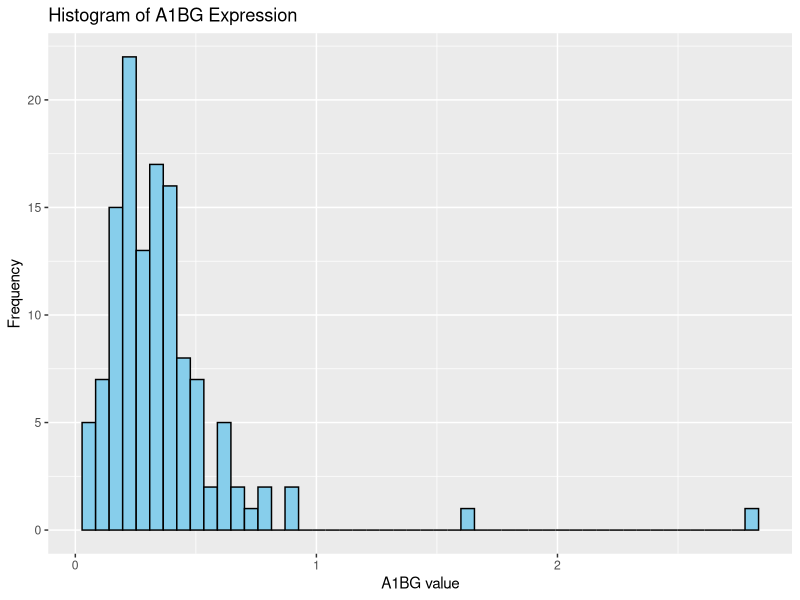
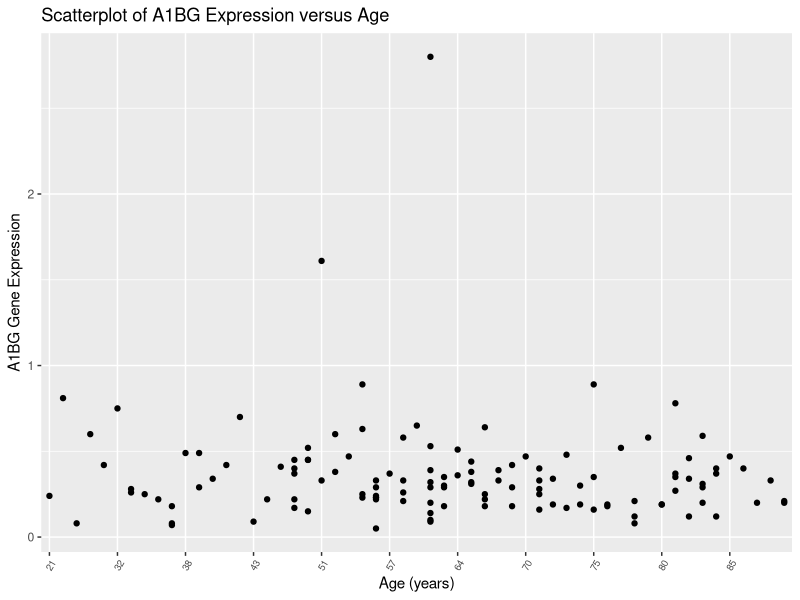
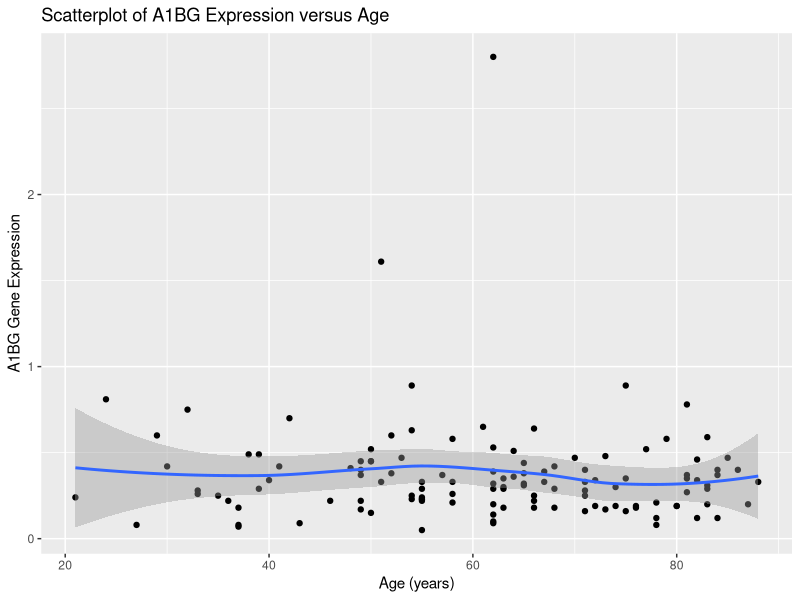
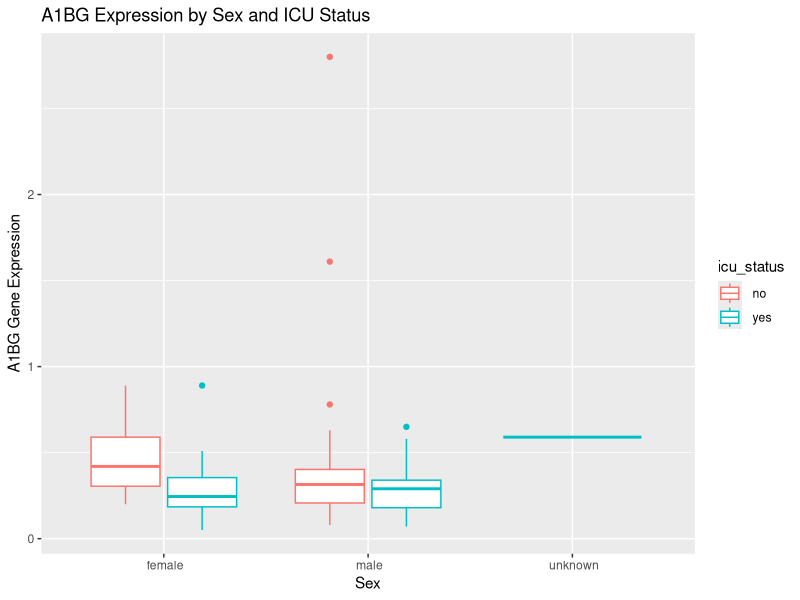

Recreate these plots in R, in order.
## ---- chunk 1
knitr::opts_chunk$set(echo = TRUE)
library(tidyverse)
library(dplyr)
## ---- chunk 2
#Load gene expression data
gene_data <- read.csv(file = "QBS103_GSE157103_genes.csv",row.names=1)
dim(gene_data)
str(gene_data)

#Load metadata for participants
series <- read.csv(file = "QBS103_GSE157103_series_matrix-1.csv")
dim(series)
str(series)

rownames(gene_data)[1]
#1.
#Histogram of gene expression
#Select the first gene (A1BG) for analysis and convert to numeric vector
new_gene <- gene_data[1, ]

#Plot histogram for A1BG expression values across all participants
ggplot(data.frame(value=as.numeric(new_gene)), aes(x = value)) +
  geom_histogram(bins = 50, color = "black", fill = "skyblue") +
  labs(title = "Histogram of A1BG Expression",
       x = "A1BG value",
       y = "Frequency")

#2.
#Scatterplot of gene expression vs age
#Pivot gene expression row into long format for merging
gene_line1 <- new_gene %>% 
  pivot_longer(cols = everything(),names_to = "participant_id",values_to = "A1BG_value")
dim(gene_line1)
dim(series)

# Merge with metadata by participant_id to obtain age and other covariates
new_df<-merge(series,gene_line1,by="participant_id")
dim(new_df)
str(new_df)

#Prepare age levels for the x-axis: numeric ages in ascending order, then special categories
num_ages <- sort(as.numeric(unique(new_df$age)[!grepl("[^0-9]", unique(new_df$age))]))
special_ages <- unique(new_df$age)[grepl("[^0-9]", unique(new_df$age))]
age_levels <- c(as.character(num_ages), special_ages)

# Scatterplot: A1BG expression vs age (x-axis shows all ages in specified order)
ggplot(new_df,aes(x=factor(age, levels = age_levels),y=A1BG_value))+
  geom_point()+
  labs(title = "Scatterplot of A1BG Expression versus Age",
       x = "Age (years)",
       y = "A1BG Gene Expression")+
  theme(axis.text.x = element_text(angle = 60, hjust = 1, size = 7))+
  scale_x_discrete(breaks = age_levels[seq(1, length(age_levels), by = 5)])

ggplot(new_df, aes(x = as.numeric(age), y = A1BG_value)) +
  geom_point() +
  geom_smooth(method = "loess") +
  labs(title = "Scatterplot of A1BG Expression versus Age",
       x = "Age (years)",
       y = "A1BG Gene Expression")

#3.
#Boxplot of gene expression by sex and ICU status
#sex: categorical variable; icu_status: categorical variable
ggplot(new_df,aes(x=sex,y=A1BG_value,color=icu_status))+
  geom_boxplot()+
  labs(
    title = "A1BG Expression by Sex and ICU Status",
    x = "Sex",
    y = "A1BG Gene Expression",
    fill = "ICU Status")

